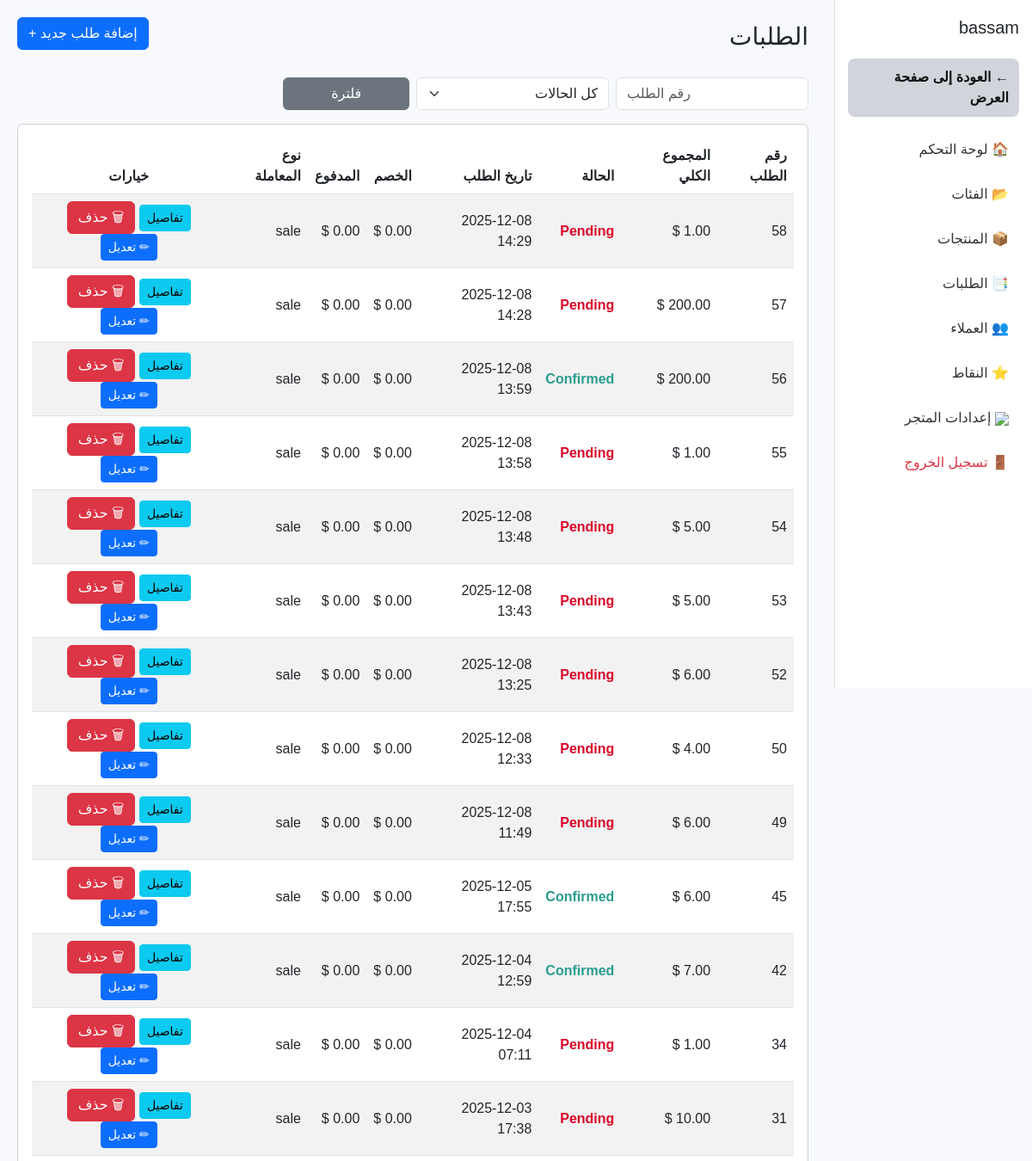
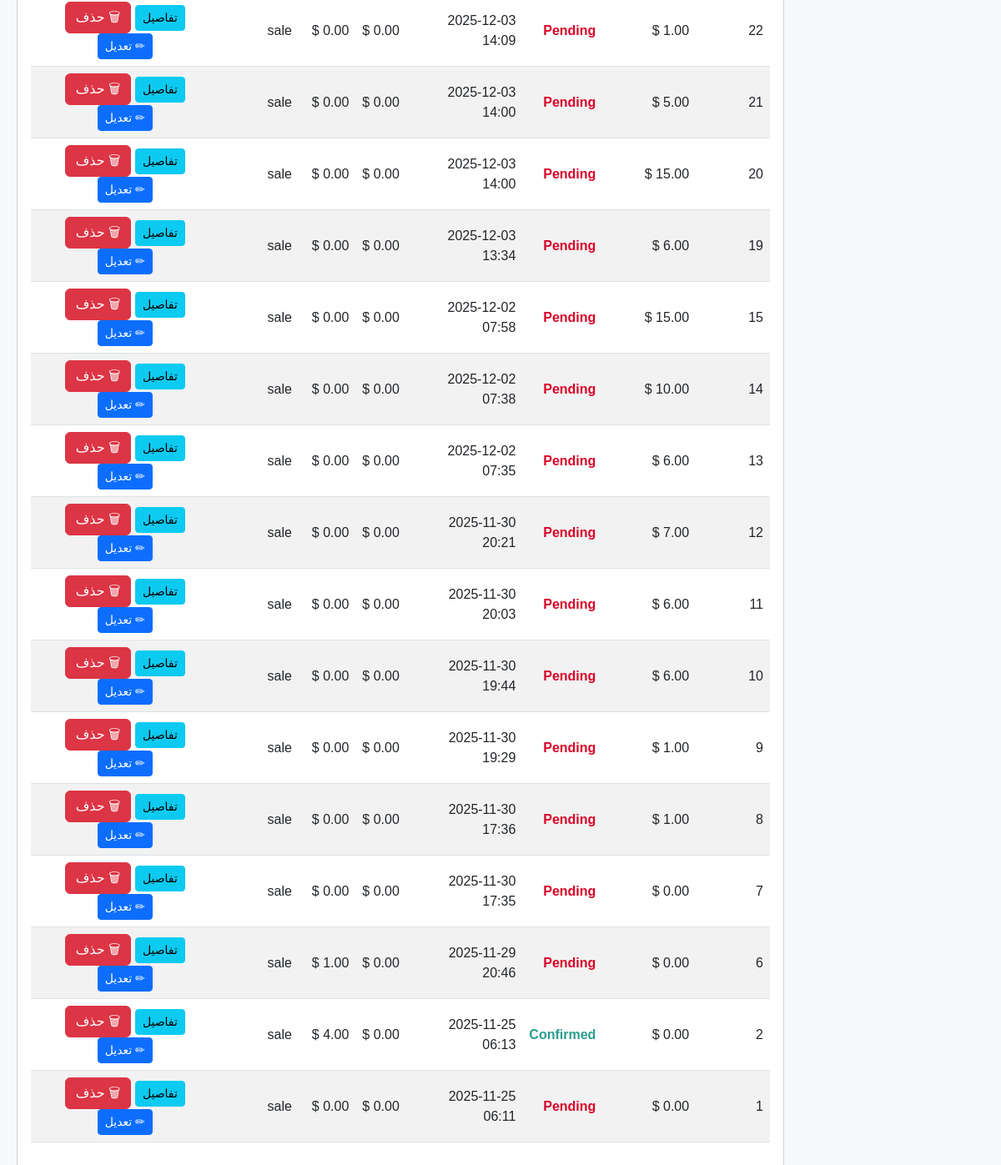
/dashboard/Alaman/orders/ (signed in), run on the app's committed database (2 pictures, top to bottom).
### stores/models.py (models this page shows, shortened)
class Store(models.Model):
    owner = models.ForeignKey(User, on_delete=models.CASCADE, related_name="stores")
    name = models.CharField(max_length=200)
    slug = models.SlugField(unique=True)
    logo = models.ImageField(upload_to="store_logos/", blank=True, null=True)
    mobile = models.CharField(max_length=20)
    theme = models.IntegerField(default=1, choices=[(i, f"Theme {i}") for i in range(1, 6)])
    description = models.TextField(blank=True)
    description2 = models.TextField(blank=True)
    description3 = models.TextField(blank=True)
    description4 = models.TextField(blank=True)
    description5 = models.TextField(blank=True)
    is_active = models.BooleanField(default=True)
    allow_full_payment = models.BooleanField(default=True)   # تحويل كامل
    allow_partial_payment = models.BooleanField(default=False)  # دفعة مسبقة + باقي عند التسليم
    allow_cash_on_delivery = models.BooleanField(default=False)  # الدفع عند الاستلام
    payment_required_percentage = models.PositiveIntegerField(default=0)

### orders/models.py (models this page shows, shortened)
class Order(models.Model):
    is_seen_by_store = models.BooleanField(default=False)
    user = models.ForeignKey(User, on_delete=models.CASCADE)
    customer = models.ForeignKey(Customer, null=True, blank=True, on_delete=models.SET_NULL, related_name="orders")
    store = models.ForeignKey(Store, on_delete=models.CASCADE)
    total = models.DecimalField(max_digits=10, decimal_places=2)
    created_at = models.DateTimeField(auto_now_add=True)
    status = models.CharField(max_length=20, choices=STATUS_CHOICES, default="pending")
    discount = models.DecimalField(max_digits=10, decimal_places=2, default=0)
    payment = models.DecimalField(max_digits=10, decimal_places=2, default=0)
    transaction_type = models.CharField(max_length=10, choices=TRANSACTION_TYPES, default="sale")
    payment_method = models.ForeignKey(
    StorePaymentMethod,
    on_delete=models.SET_NULL,
    null=True,
    blank=True,
    related_name="orders_payment"
)
    payment_method_name = models.CharField(max_length=120, blank=True, null=True)
    payment_recipient_name = models.CharField(max_length=120, blank=True, null=True)
    payment_account_info = models.CharField(max_length=255, blank=True, null=True)
    payment_additional_info = models.TextField(blank=True, null=True)
    payment_type = models.CharField(max_length=20, choices=PAYMENT_TYPES, blank=True, null=True)
    shipping_address = models.CharField(max_length=255, blank=True, null=True)
    payment_proof_image = models.ImageField(upload_to="payments/", blank=True, null=True)
    payment_transaction_id = models.CharField(max_length=120, blank=True, null=True)

### dashboard/views.py (the view)
# urls.py: path("<slug:store_slug>/orders/", views.orders_list, name="orders_list"),
@login_required
def orders_list(request, store_slug):
    store = get_object_or_404(Store, slug=store_slug, owner=request.user)
    status = request.GET.get("status", "")
    order_id = request.GET.get("order_id", "")
    orders = Order.objects.filter(store=store)
    if status:
        orders = orders.filter(status=status)
    if order_id:
        orders = orders.filter(id=order_id)
    orders = orders.order_by("-created_at")
    new_orders_count = Order.objects.filter(
        store=store,
        is_seen_by_store=False
    ).count()
    context = {
        "store": store,
        "orders": orders,
        "current_status": status,
        "current_id": order_id,
        "new_orders_count": new_orders_count,  # مهم للـ sidebar
    }
    return render(request, "dashboard/orders_list.html", context)

### stores/context_processors.py (called while the page is built)
def current_store(request):
    store = None
    slug = request.resolver_match.kwargs.get("store_slug") or \
           request.resolver_match.kwargs.get("slug")
    if slug:
        try:
            store = Store.objects.get(slug=slug)
        except Store.DoesNotExist:
            store = None
    return {
        "current_store": store
    }

### dashboard/templates/dashboard/orders_list.html (shortened to what this page needs)
{% load static %}
<!DOCTYPE html>
<html lang="ar" dir="rtl">
<head>
    <link href="https://cdn.jsdelivr.net/npm/bootstrap@5.3.0/dist/css/bootstrap.rtl.min.css" rel="stylesheet">
</head>
<body>
{% include "dashboard/sidebar.html" %}
<div class="content">
    <div class="d-flex justify-content-between align-items-center mb-3">
        <h3>الطلبات</h3>
        <a href="{% url 'dashboard:order_create' store.slug %}" class="btn btn-primary mb-3">
            إضافة طلب جديد +
        </a>
    </div>
    <form method="get" class="row g-2 mb-3">
        <div class="col-md-3">
            <input type="number" name="order_id" class="form-control"
                   value="{{ current_id }}" placeholder="رقم الطلب">
        </div>
        <div class="col-md-3">
            <select name="status" class="form-select">
                <option value="">كل الحالات</option>
            </select>
        </div>
        <div class="col-md-2">
            <button class="btn btn-secondary w-100">فلترة</button>
        </div>
    </form>
    <div class="card p-3">
        <div class="table-responsive">
            <table class="table table-striped align-middle">
                <thead>
                    <tr>
                        <th>رقم الطلب</th>
                        <th>المجموع الكلي</th>
                        <th>الحالة</th>
                        <th>تاريخ الطلب</th>
                        <th>الخصم</th>
                        <th>المدفوع</th>
                        <th>نوع المعاملة</th>
                        <th class="text-center">خيارات</th>
                    </tr>
                </thead>
                <tbody>
                {% for order in orders %}
                    <tr>
                        <td>
                            {{ order.id }}
                        </td>
                        <td>{{ order.total|floatformat:2 }} $</td>
                        <td>
                            {% if order.status == "pending" %}
                                <span class="status-pending">Pending</span>
                            {% elif order.status == "confirmed" %}
                                <span class="status-confirmed">Confirmed</span>
                            {% else %}
                                {{ order.status }}
                            {% endif %}
                        </td>
                        <td>{{ order.created_at|date:"Y-m-d H:i" }}</td>
                        <td>{{ order.discount|floatformat:2 }} $</td>
                        <td>{{ order.payment|floatformat:2 }} $</td>
                        <td>{{ order.transaction_type }}</td>
                        <td class="text-center">
                            <a href="{% url 'dashboard:order_detail_dashboard' store.slug order.id %}"
                               class="btn btn-info btn-sm">تفاصيل</a>
                            <form method="post"
                                  action="{% url 'dashboard:delete_order' store.slug order.id %}"
                                  style="display:inline;">
                                <button type="submit" class="btn btn-danger"
                                        onclick="return confirm('هل أنت متأكد من حذف الطلب؟');">
                                    🗑 حذف
                                </button>
                            </form>
                            <a href="{% url 'dashboard:order_update' store.slug order.id %}"
                               class="btn btn-primary btn-sm">✏ تعديل</a>
                        </td>
                    </tr>
                {% empty %}
                    <tr>
                        <td colspan="8" class="text-center text-muted">
                            لا يوجد طلبات
                        </td>
                    </tr>
                {% endfor %}
                </tbody>
            </table>
        </div>
    </div>
</div>
</body>
</html>

### dashboard/templates/dashboard/sidebar.html (shortened to what this page needs)
{% load static %}
<div class="sidebar" id="sidebar">
    <h5 class="mb-4">{{ store.name }}</h5>
    <div class="mb-3">
        <a href="/store/{{ store.slug }}/" class="back-to-store-btn">
            ← العودة إلى صفحة العرض
        </a>
    </div>
    <a href="{% url 'dashboard:home' store.slug %}">🏠 لوحة التحكم</a>
    <a href="{% url 'dashboard:categories_list' store.slug %}">📂 الفئات</a>
    <a href="{% url 'dashboard:products_list' store.slug %}">📦 المنتجات</a>
    <a href="{% url 'dashboard:orders_list' store.slug %}"
       class="position-relative">
       📑 الطلبات
    </a>
    <a href="{% url 'dashboard:customers_list' store.slug %}">👥 العملاء</a>
    <a href="{% url 'dashboard:points_page' store.slug %}">⭐ النقاط</a>
    <a href="{% url 'dashboard:store_settings' store.slug %}">
        <img src="{% static 'images/settings.png' %}" class="ico">
        <span>إعدادات المتجر</span>
    </a>
    <a href="{% url 'core:index' %}" class="text-danger">🚪 تسجيل الخروج</a>
</div>

### dashboard/templates/dashboard/orders_list.html (style rules this page uses)
body { background:#f7f9fc; font-family:"Cairo",sans-serif; }
.sidebar { width: 230px; background:#fff; height:100vh; position:fixed; top:0; right:0; padding:20px 15px; border-left:1px solid #e0e0e0; }
.sidebar a { display:block; padding:10px 12px; margin-bottom:8px; color:#333; border-radius:8px; text-decoration:none; }
.content { margin-right:240px; padding:20px; }
.status-pending { color: #d90429; font-weight: 700; }
.status-confirmed { color: #2a9d8f; font-weight: 700; }
.back-to-store-btn { background: #d1d5db; color: #111 !important; padding: 10px 18px; border-radius: 10px; border: none; font-weight: 600; display: inline-flex; align-items: center; gap: 6px; }

### data on the page
Store: name "bassam"
Order: id "58", total "1.00", status "Pending", created_at "2025-12-08 14:29", payment "0.00", transaction_type "sale"
Order: id "57", total "200.00", status "Pending", created_at "2025-12-08 14:28", payment "0.00", transaction_type "sale"
Order: id "56", total "200.00", status "Confirmed", created_at "2025-12-08 13:59", payment "0.00", transaction_type "sale"
Order: id "55", total "1.00", status "Pending", created_at "2025-12-08 13:58", payment "0.00", transaction_type "sale"
Order: id "54", total "5.00", status "Pending", created_at "2025-12-08 13:48", payment "0.00", transaction_type "sale"
Order: id "53", total "5.00", status "Pending", created_at "2025-12-08 13:43", payment "0.00", transaction_type "sale"
Order: id "52", total "6.00", status "Pending", created_at "2025-12-08 13:25", payment "0.00", transaction_type "sale"
Order: id "50", total "4.00", status "Pending", created_at "2025-12-08 12:33", payment "0.00", transaction_type "sale"
Order: id "49", total "6.00", status "Pending", created_at "2025-12-08 11:49", payment "0.00", transaction_type "sale"
Order: id "45", total "6.00", status "Confirmed", created_at "2025-12-05 17:55", payment "0.00", transaction_type "sale"
Order: id "42", total "7.00", status "Confirmed", created_at "2025-12-04 12:59", payment "0.00", transaction_type "sale"
Order: id "34", total "1.00", status "Pending", created_at "2025-12-04 07:11", payment "0.00", transaction_type "sale"
Order: id "31", total "10.00", status "Pending", created_at "2025-12-03 17:38", payment "0.00", transaction_type "sale"
Order: id "22", total "1.00", status "Pending", created_at "2025-12-03 14:09", payment "0.00", transaction_type "sale"
Order: id "21", total "5.00", status "Pending", created_at "2025-12-03 14:00", payment "0.00", transaction_type "sale"
Order: id "20", total "15.00", status "Pending", created_at "2025-12-03 14:00", payment "0.00", transaction_type "sale"
Order: id "19", total "6.00", status "Pending", created_at "2025-12-03 13:34", payment "0.00", transaction_type "sale"
Order: id "15", total "15.00", status "Pending", created_at "2025-12-02 07:58", payment "0.00", transaction_type "sale"
Order: id "14", total "10.00", status "Pending", created_at "2025-12-02 07:38", payment "0.00", transaction_type "sale"
Order: id "13", total "6.00", status "Pending", created_at "2025-12-02 07:35", payment "0.00", transaction_type "sale"
Order: id "12", total "7.00", status "Pending", created_at "2025-11-30 20:21", payment "0.00", transaction_type "sale"
Order: id "11", total "6.00", status "Pending", created_at "2025-11-30 20:03", payment "0.00", transaction_type "sale"
Order: id "10", total "6.00", status "Pending", created_at "2025-11-30 19:44", payment "0.00", transaction_type "sale"
Order: id "9", total "1.00", status "Pending", created_at "2025-11-30 19:29", payment "0.00", transaction_type "sale"
Order: id "8", total "1.00", status "Pending", created_at "2025-11-30 17:36", payment "0.00", transaction_type "sale"
Order: id "7", total "0.00", status "Pending", created_at "2025-11-30 17:35", payment "0.00", transaction_type "sale"
Order: id "6", total "0.00", status "Pending", created_at "2025-11-29 20:46", payment "1.00", transaction_type "sale"
Order: id "2", total "0.00", status "Confirmed", created_at "2025-11-25 06:13", payment "4.00", transaction_type "sale"
Order: id "1", total "0.00", status "Pending", created_at "2025-11-25 06:11", payment "0.00", transaction_type "sale"
